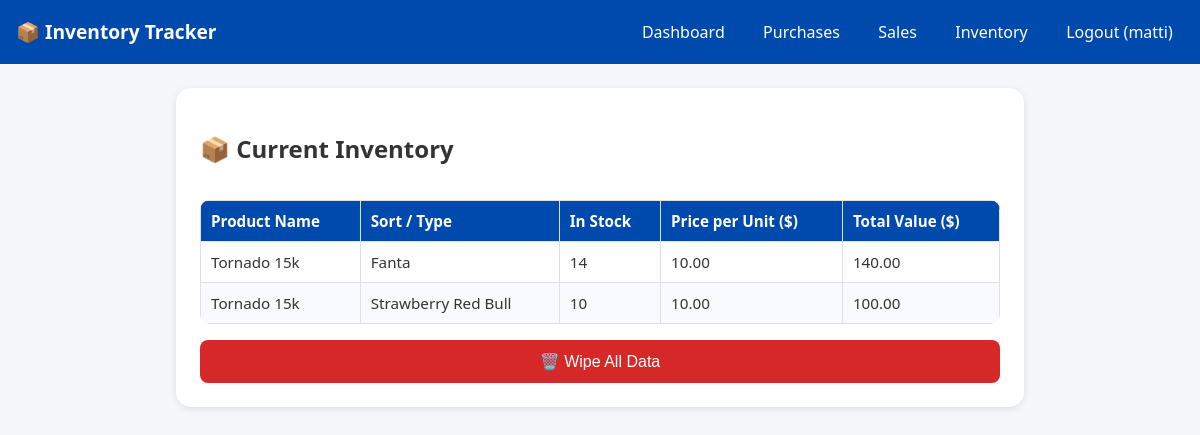
Before: /inventory (signed in) with the older database file.
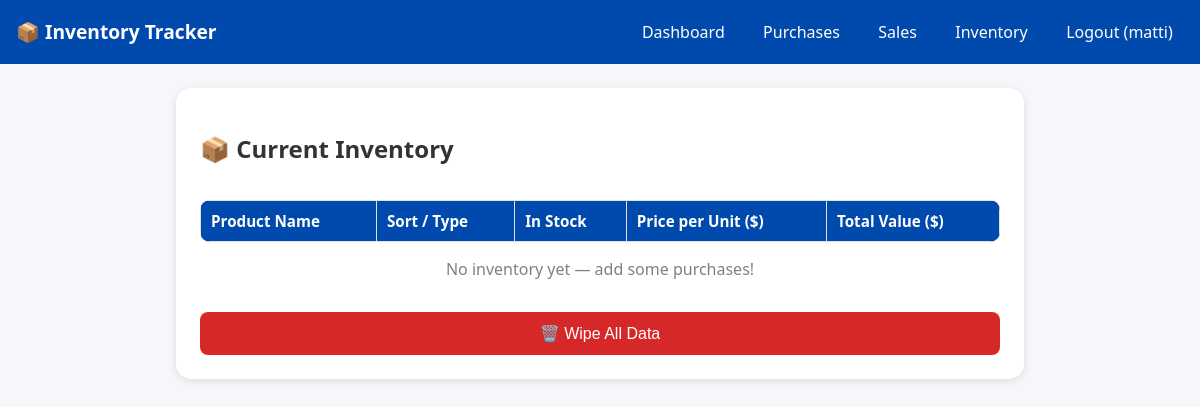
After: the same page with the newer database file.
### tables this page shows
CREATE TABLE purchases (
            id INTEGER PRIMARY KEY AUTOINCREMENT,
            item_name TEXT,
            item_sort TEXT,
            quantity INTEGER,
            price REAL
        );

### app.py (the view)
    def wrapper(*args, **kwargs):
        if "user" not in session:
            return redirect(url_for("login"))
        return f(*args, **kwargs)

### app.py (called while the page is built)
def login_required(f):
    def wrapper(*args, **kwargs):
        if "user" not in session:
            return redirect(url_for("login"))
        return f(*args, **kwargs)
    wrapper.__name__ = f.__name__
    return wrapper

@app.route('/inventory')
@login_required
def inventory():
    conn = sqlite3.connect(DATABASE)
    c = conn.cursor()
    c.execute('''
        SELECT p.item_name, p.item_sort,
               SUM(p.quantity) - IFNULL((SELECT SUM(s.quantity) FROM sales s WHERE s.item_id=p.id),0) AS stock,
               p.price
        FROM purchases p
        GROUP BY p.item_name, p.item_sort, p.price
        HAVING stock > 0
    ''')
    stock = c.fetchall()
    conn.close()
    return render_template('inventory.html', stock=stock)

### templates/inventory.html (shortened to what this page needs)
{% extends 'base.html' %}
{% block content %}
<h2>📦 Current Inventory</h2>
<div class="table-container">
  <table>
    <thead>
      <tr>
        <th>Product Name</th>
        <th>Sort / Type</th>
        <th>In Stock</th>
        <th>Price per Unit ($)</th>
        <th>Total Value ($)</th>
      </tr>
    </thead>
    <tbody>
      {% for name, sort, stock_qty, price in stock %}
      <tr>
        <td>{{ name }}</td>
        <td>{{ sort }}</td>
        <td>{{ stock_qty }}</td>
        <td>{{ "%.2f"|format(price) }}</td>
        <td>{{ "%.2f"|format(stock_qty * price) }}</td>
      </tr>
      {% endfor %}
    </tbody>
  </table>
</div>
{% if not stock %}
<p style="text-align:center; color:gray;">No inventory yet — add some purchases!</p>
{% endif %}
<form method="POST" action="{{ url_for('wipe_data') }}" onsubmit="return confirmWipe();">
  <button type="submit" class="wipe-btn">🗑️ Wipe All Data</button>
</form>
{% endblock %}

### templates/base.html (shortened to what this page needs)
<!DOCTYPE html>
<html lang="en">
<head>
  <link rel="stylesheet" href="{{ url_for('static', filename='style.css') }}">
</head>
<body>
  <nav class="navbar">
    <div class="nav-brand">
      <a href="{{ url_for('index') }}">📦 Inventory Tracker</a>
    </div>
    <div class="nav-links" id="navLinks">
      <a href="{{ url_for('index') }}">Dashboard</a>
      <a href="{{ url_for('purchases') }}">Purchases</a>
      <a href="{{ url_for('sales') }}">Sales</a>
      <a href="{{ url_for('inventory') }}">Inventory</a>
      {% if session.get('user') %}
        <a href="{{ url_for('logout') }}" class="logout">Logout ({{ session.get('user') }})</a>
      {% endif %}
    </div>
  </nav>
  <div class="container">
    {% block content %}{% endblock %}
  </div>
</body>
</html>

### static/style.css (style rules this page uses)
body { font-family: "Segoe UI", Arial, sans-serif; background-color: #f5f7fa; margin: 0; padding: 0; color: #333; }
.container { max-width: 800px; margin: 1.5rem auto; background: white; padding: 1.5rem; border-radius: 15px; box-shadow: 0 2px 8px rgba(0, 0, 0, 0.1); }
.navbar { background-color: #004aad; color: white; display: flex; justify-content: space-between; align-items: center; padding: 0.8rem 1rem; flex-wrap: wrap; }
.nav-brand a { color: white; font-weight: bold; text-decoration: none; font-size: 1.2rem; }
.nav-links { display: flex; gap: 1rem; }
.nav-links a { color: white; text-decoration: none; padding: 0.5rem 0.7rem; border-radius: 6px; transition: background 0.3s; }
.logout { color: #ffcccc; }
form { display: flex; flex-direction: column; gap: 0.8rem; }
input[type="submit"], button { background-color: #004aad; color: white; border: none; padding: 12px; border-radius: 8px; cursor: pointer; font-size: 1rem; transition: background 0.2s; }
table { width: 100%; border-collapse: collapse; margin-top: 1rem; border-radius: 10px; overflow: hidden; }
th, td { padding: 10px; border: 1px solid #e0e0e0; text-align: left; font-size: 0.95rem; word-wrap: break-word; }
th { background-color: #004aad; color: white; }
.table-container { overflow-x: auto; }
.wipe-btn { background-color: #d62828; color: white; border: none; padding: 12px 20px; border-radius: 8px; font-size: 1rem; margin-top: 1rem; cursor: pointer; }

Changed rows visible on the page:
removed purchases: item_name "Tornado 15k", item_sort "Fanta", stock_qty "14", price "10.00", stock_qty "140.00"
removed purchases: item_name "Tornado 15k", item_sort "Strawberry Red Bull", quantity "10", price "10.00", stock_qty "100.00"
Other visible differences:
text now shown: "No inventory yet — add some purchases!"
